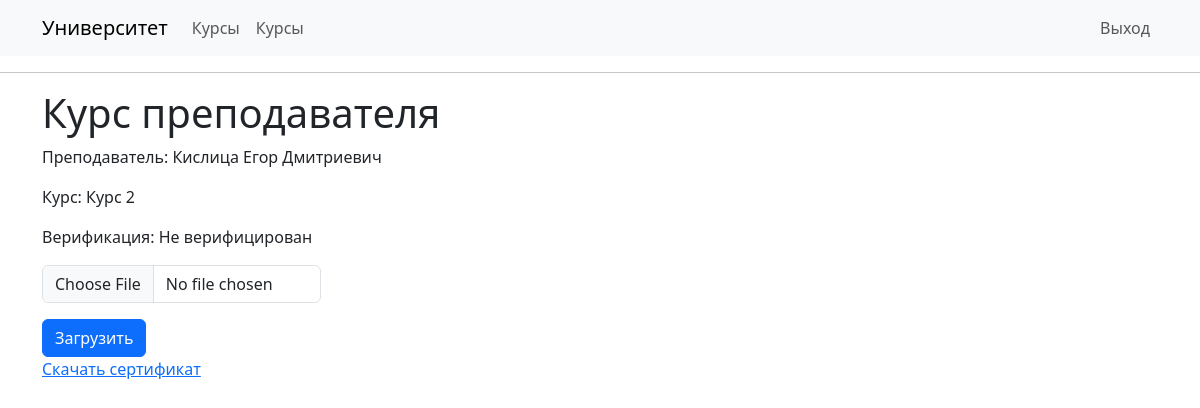
The page /teacher_course/2/2 (signed in) on the database as committed earlier.
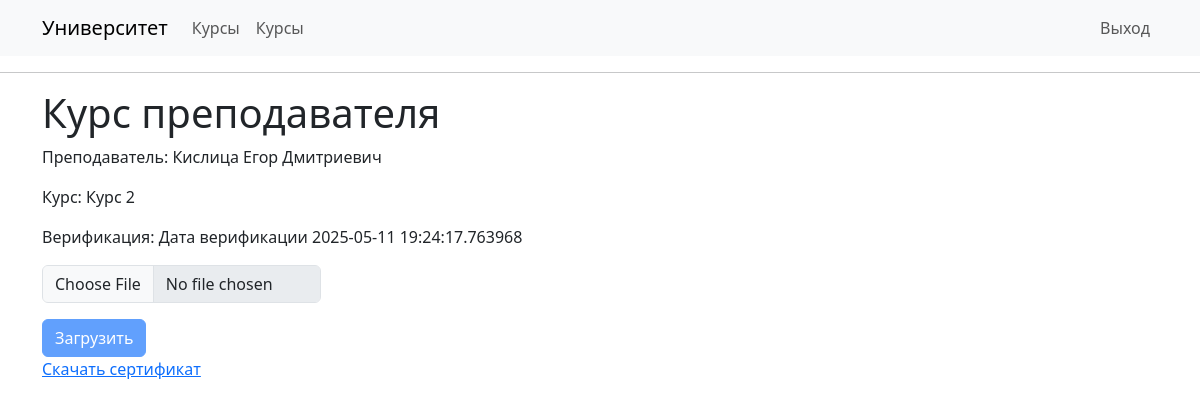
The same page on the database as committed later.
### app/models/user.py (models this page shows, shortened)
class User(UserMixin, db.Model):
    id: so.Mapped[int] = so.mapped_column(primary_key=True)
    username: so.Mapped[str] = so.mapped_column(
        sa.String(64), index=True, unique=True)
    full_name: so.Mapped[str] = so.mapped_column(
        sa.String(128))
    password_hash: so.Mapped[Optional[str]] = so.mapped_column(sa.String(256))
    role: so.Mapped[int] = so.mapped_column(sa.Integer, index=True)
    is_fired: so.Mapped[bool] = so.mapped_column(sa.Boolean, index=True, default=False)
    notifications: so.WriteOnlyMapped['Notification'] = so.relationship(
        back_populates='user', passive_deletes=True)
    departments: so.WriteOnlyMapped['Department'] = so.relationship(
        secondary=teachers_departments, primaryjoin=(teachers_departments.c.teacher_id == id), back_populates='teachers', passive_deletes=True)
    courses: so.WriteOnlyMapped['TeacherCourse'] = so.relationship(
        back_populates='teacher', passive_deletes=True)

### app/models/course.py (models this page shows, shortened)
class Course(db.Model):
    id: so.Mapped[int] = so.mapped_column(primary_key=True)
    name: so.Mapped[str] = so.mapped_column(
        sa.String(128), index=True, unique=True)
    course_type_id: so.Mapped[int] = so.mapped_column(
        sa.ForeignKey('course_type.id', ondelete='CASCADE'), index=True)
    course_type: so.Mapped['CourseType'] = so.relationship(
        back_populates='courses')
    is_included: so.Mapped[bool] = so.mapped_column(sa.Boolean, index=True, default=False)
    teachers_courses: so.WriteOnlyMapped['TeacherCourse'] = so.relationship(
        back_populates='course', passive_deletes=True)

### app/models/teacher_course.py (models this page shows, shortened)
class TeacherCourse(db.Model):
    teacher_id: so.Mapped[int] = so.mapped_column(
        sa.ForeignKey('user.id', ondelete='CASCADE'), primary_key=True, index=True)
    teacher: so.Mapped['User'] = so.relationship(
        back_populates='courses')
    course_id: so.Mapped[int] = so.mapped_column(
        sa.ForeignKey('course.id', ondelete='CASCADE'), primary_key=True, index=True)
    course: so.Mapped['Course'] = so.relationship(
        back_populates='teachers_courses')
    sertificate_path: so.Mapped[Optional[str]] = so.mapped_column(
        sa.String(260), unique=True, nullable=True)
    date_approved: so.Mapped[Optional[datetime]] = so.mapped_column(sa.DateTime, nullable=True)
    def __repr__(self):
        return f'Teacher Course {self.teacher.full_name}, {self.course.name}'

### app/routes/qualification_routes.py (the view, shortened to what this page needs)
@app.route('/teacher_course/<user_id>/<course_id>', methods=['GET','POST'])
@login_required
@required_role(role=user.TEACHER)
def teacher_course(user_id, course_id):
    teacher_course=sertificate_service.get(user_id, course_id)
    form = UploadForm()
    if teacher_course.date_approved:
        form.file.render_kw = {'disabled': True}
        form.submit.render_kw = {'disabled': True}
    return render_template('teachers_courses/teacher_course.html', title='Курсы преподавателя', teacher_course=teacher_course, form=form)

### app/forms.py
class UploadForm(FlaskForm):
    file = FileField('Выберите файл', validators=[DataRequired()])
    submit = SubmitField('Загрузить')

### app/routes/__init__.py (called while the page is built)
@login.user_loader
def load_user(id):
  return user_service.get_by_id(id)

### app/services/sertificate_service.py (called while the page is built, shortened)
def get(user_id: int, course_id: int):
    try:
        res = db.session.get(TeacherCourse, (user_id, course_id))
        app.logger.info(res)
        return res
    except ValueError as e:
        raise
    except Exception as e:
        db.session.rollback()
        app.logger.info(e)
        raise Exception('Неизвестная ошибка при получении курса пользователя')

### app/services/user_service.py (called while the page is built)
def get_by_id(id: int):
    try:
        res = db.session.get(User, id)
        if res is None:
            raise ValueError(f'Пользователь с id = {id} не существует')
        return res
    except ValueError as e:
        db.session.rollback()
        app.logger.error(e)
        raise
    except Exception as e:
        db.session.rollback()
        app.logger.error(e)
        raise Exception('Неизвестная ошибка')

### app/templates/teachers_courses/teacher_course.html (shortened to what this page needs)
{% extends "base.html" %}
{% block content %}
<h1>Курс преподавателя</h1>
<p>
    Преподаватель: {{ teacher_course.teacher.full_name }}
</p>
<p>
    Курс: {{ teacher_course.course.name }}
</p>
{% if teacher_course.date_approved %}
    <p>
        Верификация: Дата верификации {{ teacher_course.date_approved }}
    </p>
{% else %}
    <p>
        Верификация: Не верифицирован
    </p>
{% endif %}
<form method="POST" enctype="multipart/form-data">
    <div class="mb-3">
        {{ form.file(class="form-control w-25", accept='.pdf') }}
    </div>
    {{ form.submit(class="btn btn-primary") }}
</form>
{% if teacher_course.sertificate_path %}
    <a href="/download_file/{{ teacher_course.teacher_id }}/{{ teacher_course.course_id }}"> Скачать сертификат</a>
{% else %}
    <p>
        Сертификат не загружен
    </p>
{% endif %}
{% endblock %}

### app/templates/base.html (shortened to what this page needs)
<!doctype html>
<html lang="ru">
    <head>
        <link
        href="https://cdn.jsdelivr.net/npm/bootstrap@5.3.2/dist/css/bootstrap.min.css"
        rel="stylesheet"
>
    </head>
    <body>
        <nav class="navbar navbar-expand-lg bg-body-tertiary">
            <div class="container">
              <a class="navbar-brand" href="{{ url_for('index') }}">Университет</a>
              <div class="collapse navbar-collapse" id="navbarSupportedContent">
                <ul class="navbar-nav me-auto mb-2 mb-lg-0">
                  {% if current_user.role == 0 %}
                  <li class="nav-item">
                    <a class="nav-link" aria-current="page" href="{{ url_for('index') }}">Главная</a>
                  </li>
                  <li class="nav-item">
                    <a class="nav-link" aria-current="page" href="{{ url_for('faculties') }}">Факультеты</a>
                  </li>
                  <li class="nav-item">
                    <a class="nav-link" aria-current="page" href="{{ url_for('departments') }}">Кафедры</a>
                  </li>
                  <li class="nav-item">
                    <a class="nav-link" aria-current="page" href="{{ url_for('course_types') }}">Типы курсов</a>
                  </li>
                  <li class="nav-item">
                    <a class="nav-link" aria-current="page" href="{{ url_for('courses') }}">Курсы</a>
                  </li>
                  <li class="nav-item">
                    <a class="nav-link" aria-current="page" href="{{ url_for('users') }}">Пользователи</a>
                  </li>
                  <li class="nav-item">
                    <a class="nav-link" aria-current="page" href="{{ url_for('teachers_courses') }}">Курсы преподавателей</a>
                  </li>
                  {% elif current_user.role == 1 %}
                  <li class="nav-item">
                    <a class="nav-link" aria-current="page" href="#">Курсы</a>
                  </li>
                  <li class="nav-item">
                    <a class="nav-link" aria-current="page" href="{{ url_for('courses') }}">Курсы</a>
                  </li>
                  {% endif %}
                </ul>
                <ul class="navbar-nav mb-2 mb-lg-0">
                  {% if current_user.is_anonymous %}
                  <li class="nav-item">
                    <a class="nav-link" aria-current="page" href="{{ url_for('login') }}">Вход</a>
                  </li>
                  {% else %}
                  <li class="nav-item">
                    <a class="nav-link" aria-current="page" href="{{ url_for('logout') }}">Выход</a>
                  </li>
                  {% endif %}
                </ul>
              </div>
            </div>
        </nav>
        <hr>
        <div class="container mt-3">
            {% block content %}{% endblock %}
        </div>
    </body>
</html>

Rows that differ between the two databases and show on the page:
now on this page (row edited): TeacherCourse: date_approved "2025-05-11 19:24:17.763968"
Other text that changed with them:
text no longer shown: "Верификация: Не верифицирован"
text now shown: "Верификация: Дата верификации"
